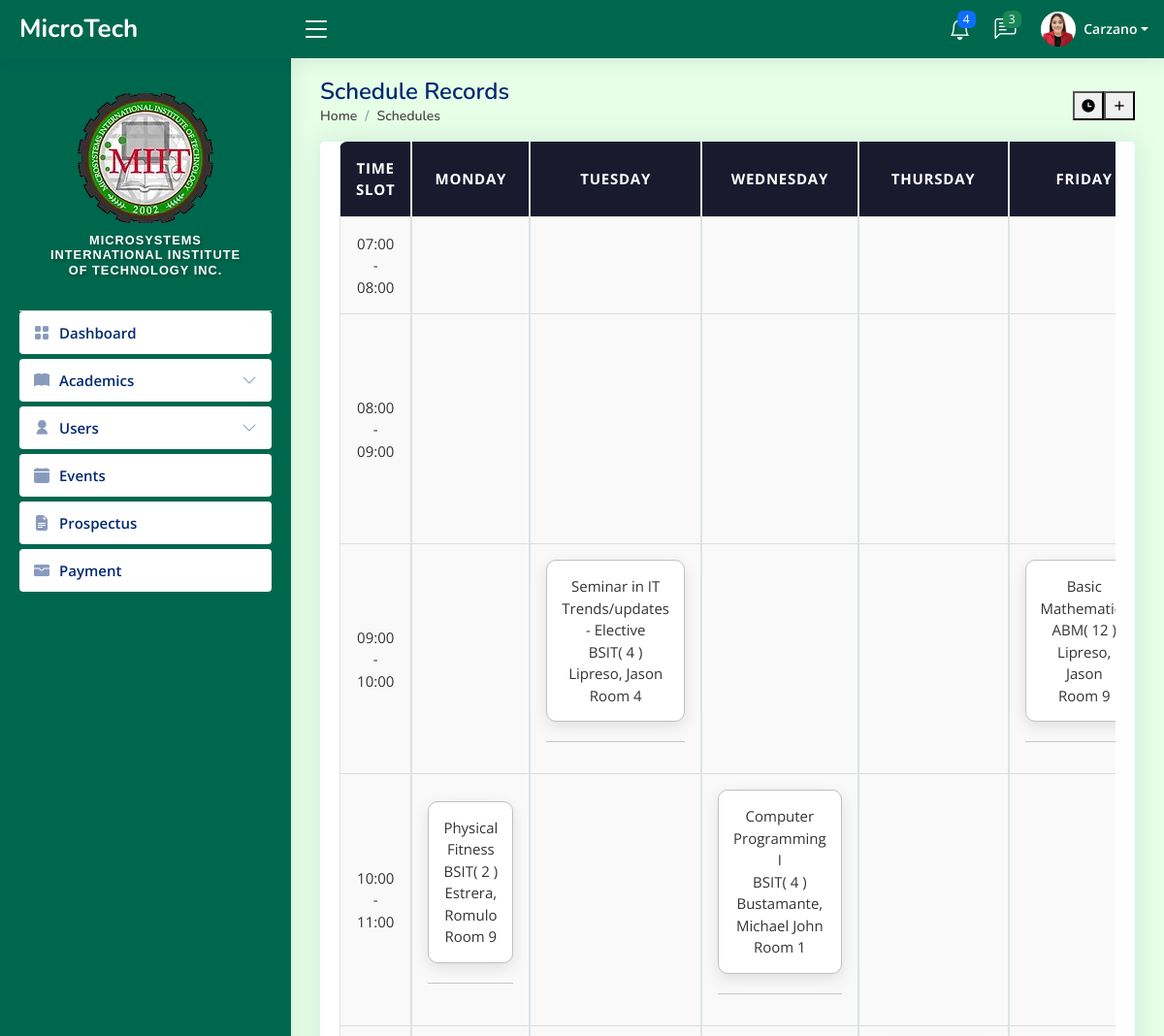
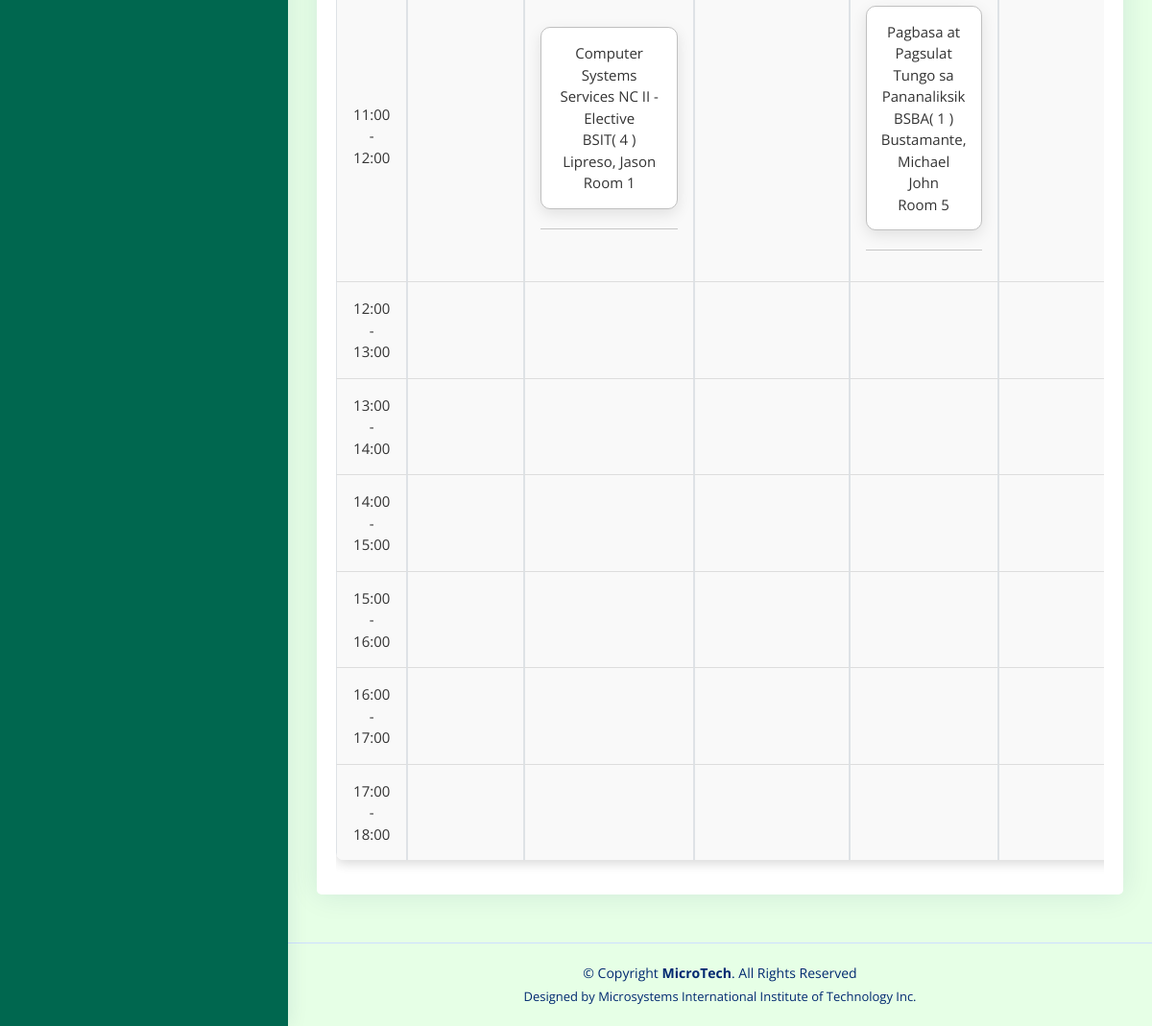
Screenshot of /admin/set-schedule.php (signed in) with the database file from the repository (2 pictures, top to bottom).
### tables this page shows
CREATE TABLE `tbl_users` (
  `user_id` int(11) NOT NULL,
  `user_fname` varchar(50) NOT NULL,
  `user_lname` varchar(50) NOT NULL,
  `user_email` varchar(80) NOT NULL,
  `user_name` varchar(50) NOT NULL,
  `user_pass` varchar(100) NOT NULL,
  `user_role` varchar(20) NOT NULL,
  `user_image` varchar(100) NOT NULL,
  `date_of_birth` date DEFAULT NULL,
  `gender` enum('Male','Female') DEFAULT NULL,
  `hire_date` date DEFAULT NULL,
  `department` varchar(100) DEFAULT NULL,
  `phone_number` varchar(15) DEFAULT NULL,
  `address` varchar(100) DEFAULT NULL,
  `created_at` timestamp NOT NULL DEFAULT current_timestamp()
);

CREATE TABLE `tbl_schedule` (
  `schedule_id` int(11) NOT NULL,
  `instructor_id` int(20) NOT NULL,
  `course_id` int(11) NOT NULL,
  `subject_id` int(11) NOT NULL,
  `room_id` int(11) NOT NULL,
  `time_id` int(11) NOT NULL,
  `day_id` int(11) NOT NULL
);

CREATE TABLE `tbl_subjects` (
  `id` int(11) NOT NULL,
  `year` int(11) NOT NULL,
  `semester` int(11) NOT NULL,
  `code` varchar(50) NOT NULL,
  `description` varchar(50) NOT NULL,
  `lec` int(11) NOT NULL,
  `lab` int(11) NOT NULL,
  `unit` int(11) NOT NULL,
  `pre_req` varchar(50) NOT NULL,
  `total` int(11) NOT NULL,
  `course` varchar(50) NOT NULL
);

CREATE TABLE `tbl_course` (
  `course_id` int(11) NOT NULL,
  `course_description` varchar(100) DEFAULT NULL,
  `course_year` tinyint(1) UNSIGNED DEFAULT NULL
);

CREATE TABLE `tbl_rooms` (
  `room_id` int(11) NOT NULL,
  `room_name` varchar(50) DEFAULT NULL
);

### PHP/set-schedule-con.php (called while the page is built, shortened)
<?php include_once 'includes/connection.php';
$connClass = new Connection();
$conn = $connClass->open();
function fetchSchedules($conn)
{
    $query = "SELECT ts.*, u.user_fname, u.user_lname, c.course_description, s.description AS subject_description, r.room_name, d.day_name, t.start_time, c.course_year
              FROM tbl_schedule ts
              JOIN tbl_users u ON ts.instructor_id = u.user_id
              JOIN tbl_course c ON ts.course_id = c.course_id
              JOIN tbl_subjects s ON ts.subject_id = s.id
              JOIN tbl_rooms r ON ts.room_id = r.room_id
              JOIN tbl_days d ON ts.day_id = d.day_id
              JOIN tbl_sched_time t ON ts.time_id = t.time_id";
    $stmt = $conn->prepare($query);
    $stmt->execute();
    return $stmt->fetchAll(PDO::FETCH_ASSOC);
}
$schedules = fetchSchedules($conn);
$daysOfWeek = ['Monday', 'Tuesday', 'Wednesday', 'Thursday', 'Friday', 'Saturday'];
?>

### templates/header.php (shortened to what this page needs)
<!DOCTYPE html>
<html lang="en">
<head>
  <link href="../../assets/vendor/bootstrap/css/bootstrap.min.css" rel="stylesheet">
  <link href="../../assets/vendor/bootstrap-icons/bootstrap-icons.css" rel="stylesheet">
  <link href="../../assets/vendor/boxicons/css/boxicons.min.css" rel="stylesheet">
  <link href="../../assets/vendor/quill/quill.snow.css" rel="stylesheet">
  <link href="../../assets/vendor/quill/quill.bubble.css" rel="stylesheet">
  <link href="../../assets/vendor/remixicon/remixicon.css" rel="stylesheet">
  <link href="../../assets/vendor/simple-datatables/style.css" rel="stylesheet">
  <link href="../../assets/css/style.css" rel="stylesheet">
</head>
<?php
$database = new Connection();
$conn = $database->open();
$userid = $_SESSION["login"];
$statements = $conn->prepare("SELECT user_fname, user_lname, user_image, user_role FROM tbl_users WHERE user_id = ?");
$statements->execute([$userid]);
$user = $statements->fetch(PDO::FETCH_ASSOC);
if ($user) {
    $lname = $user['user_lname'];
    $image = $user['user_image'];
} else {
    $fname = '';
    $lname = '';
    $role = '';
    $image = 'default.png';
    echo "User not found!";
}
?>
<body style="background-color:#e6ffe6;">
  <header id="header" class="header fixed-top d-flex align-items-center" style="background-color: #00674f;">
    <div class="d-flex align-items-center justify-content-between">
      <a href="../admin/index.php" class="logo d-flex align-items-center">
        <span class="d-none d-lg-block text-white">MicroTech</span>
      </a>
      <i class="bi bi-list toggle-sidebar-btn text-white"></i>
    </div>
    <nav class="header-nav ms-auto">
      <ul class="d-flex align-items-center">
        <li class="nav-item dropdown">
          <a class="nav-link nav-icon" href="#" data-bs-toggle="dropdown">
            <i class="bi bi-bell text-white"></i>
            <span class="badge bg-primary badge-number">4</span>
          </a>
        </li>
        <li class="nav-item dropdown">
          <a class="nav-link nav-icon" href="#" data-bs-toggle="dropdown">
            <i class="bi bi-chat-left-text text-white"></i>
            <span class="badge bg-success badge-number">3</span>
          </a>
        </li>
        <li class="nav-item dropdown pe-3">
          <a class="nav-link nav-profile d-flex align-items-center pe-0 " href="#" data-bs-toggle="dropdown">
           <img src="upload-files/<?php echo htmlspecialchars($image); ?>" id="currentPhoto" onerror="this.src='images/default.png'" alt="Profile Image" class="rounded-circle">
            <span class="d-none d-md-block dropdown-toggle ps-2 text-white"><?php echo htmlspecialchars($lname)?></span>
          </a>
        </li>
      </ul>
    </nav>
  </header>
  <aside id="sidebar" class="sidebar" style="background-color: #00674f;">
    <ul class="sidebar-nav" id="sidebar-nav">
    <div class="profile-section">
      <div>
        <img src="../admin/images/miit-logo.png" id="currentPhoto" onerror="this.src='images/default.png'" alt="Profile Image" class="rotate-flip">
      </div>
      <div class="logo-text" style="padding: 10px; text-align: center;">
        <h6>Microsystems International Institute of Technology Inc.</h6>
      </div>
    </div>
      <li class="nav-item">
        <a class="nav-link collapsed" href="../admin/index.php">
          <i class="bi bi-grid-fill"></i>
          <span>Dashboard</span>
        </a>
      </li>
      <li class="nav-item">
          <a class="nav-link collapsed" data-bs-target="#tables-nav" data-bs-toggle="collapse" href="#">
            <i class="bi bi-book-fill"></i><span>Academics</span><i class="bi bi-chevron-down ms-auto"></i>
          </a>
      </li>
      <li class="nav-item">
        <a class="nav-link collapsed" data-bs-target="#user-nav" data-bs-toggle="collapse" href="#">
          <i class="ri-user-fill"></i><span>Users</span><i class="bi bi-chevron-down ms-auto"></i>
        </a>
      </li>
      <li class="nav-item">
        <a class="nav-link collapsed" href="../admin/event.php">
          <i class="bi bi-calendar-fill"></i>
          <span>Events</span>
        </a>
      </li>
      <li class="nav-item">
        <a class="nav-link collapsed" href="../admin/subject.php">
          <i class="bi bi-file-earmark-text-fill"></i>
          <span>Prospectus</span>
        </a>
      </li>
      <li class="nav-item">
        <a class="nav-link collapsed" href="../admin/payment.php">
          <i class="bi bi-wallet-fill"></i>
          <span>Payment</span>
        </a>
      </li>
      <br>
    </ul>
  </aside>

### admin/set-schedule.php (shortened to what this page needs)
<?php include_once "../templates/header.php"; ?>
<?php include_once '../PHP/set-schedule-con.php' ?>
<main id="main" class="main" >
    <div class="pagetitle">
        <h1>Schedule Records</h1>
        <button type="button" class="ri-add-line tablebutton" data-bs-toggle="modal" data-bs-target="#scheduleModal">
        </button>
        <button type="button" class="ri-time-fill tablebutton" onclick="window.location.href='../admin/set-slots.php';">
        </button>
        <nav>
            <ol class="breadcrumb">
                <li class="breadcrumb-item"><a href="index.php">Home</a></li>
                <li class="breadcrumb-item active">Schedules</li>
            </ol>
        </nav>
    </div>
    <section class="section dashboard">
        <div class="row">
            <div class="col-12">
                <div class="card">
                    <div class="card-body">
                        <div class="table-responsive">
                            <table class="table table-bordered formal-schedule">
                                <thead>
                                    <tr>
                                        <th scope="col">Time Slot</th>
                                        <?php foreach ($daysOfWeek as $day): ?>
                                            <th scope="col"><?php echo htmlspecialchars($day); ?></th>
                                        <?php endforeach; ?>
                                    </tr>
                                </thead>
                                <tbody>
                                    <?php
                                    $startTime = strtotime('07:00');
                                    $endTime = strtotime('17:00');
                                    $timeInterval = 60 * 60;
                                    while ($startTime <= $endTime):
                                        $currentSlot = date('H:i', $startTime);
                                        $nextSlot = date('H:i', $startTime + $timeInterval);
                                    ?>
                                        <tr>
                                            <td><?php echo $currentSlot . ' - ' . $nextSlot; ?></td>
                                            <?php foreach ($daysOfWeek as $day): ?>
                                                <td class="schedule-cell">
                                                    <?php
                                                    if (!empty($schedules) && is_array($schedules)) {
                                                        foreach ($schedules as $schedule) {
                                                            if (
                                                                $schedule['day_name'] === $day &&
                                                                $schedule['start_time'] >= $currentSlot &&
                                                                $schedule['start_time'] < $nextSlot
                                                            ) {
                                                    ?>
                                                                <div class="schedule-container">
                                                                    <?php
                                                                    echo htmlspecialchars($schedule['subject_description']) . "<br>" .
                                                                        htmlspecialchars($schedule['course_description'])  .  "( " . htmlspecialchars($schedule['course_year']) . " )" . "<br>" .
                                                                        htmlspecialchars($schedule['user_lname']) . ", " .
                                                                        htmlspecialchars($schedule['user_fname']) . "<br>" .
                                                                        htmlspecialchars($schedule['room_name']);
                                                                    ?>
                                                                </div>
                                                                <hr>
                                                    <?php
                                                            }
                                                        }
                                                    } else {
                                                        echo "No schedule data available.";
                                                    }
                                                    ?>
                                                </td>
                                            <?php endforeach; ?>
                                        </tr>
                                    <?php
                                        $startTime += $timeInterval;
                                    endwhile;
                                    ?>
                                </tbody>
                            </table>
                        </div>
                    </div>
                </div>
            </div>
        </div>
    </section>
</main>
<?php include_once "../templates/footer.php"; ?>

### assets/css/style.css (style rules this page uses)
:root { scroll-behavior: smooth; }
body { font-family: 'Open Sans', sans-serif; background: #f6f9ff; color: #444444; }
a { color: #4154f1; text-decoration: none; }
h1, h2, h3, h4, h5, h6 { font-family: 'Nunito', sans-serif; }
#main { margin-top: 60px; padding: 20px 30px; transition: all 0.3s; }
.pagetitle { margin-bottom: 10px; }
.pagetitle h1 { font-size: 24px; margin-bottom: 0; font-weight: 600; color: #012970; }
.card { margin-bottom: 30px; border: none; border-radius: 5px; box-shadow: 0px 0 30px rgba(1, 41, 112, 0.1); }
.card-body { padding: 0 20px 20px 20px; }
.breadcrumb { font-size: 14px; font-family: 'Nunito', sans-serif; color: #899bbd; font-weight: 600; }
.breadcrumb a { color: #899bbd; transition: 0.3s; }
.breadcrumb .breadcrumb-item::before { color: #899bbd; }
.breadcrumb .active { color: #51678f; font-weight: 600; }
.logo { line-height: 1; }
@media (min-width: 1200px) { .logo { width: 280px; } }
.logo span { font-size: 26px; font-weight: 700; color: #012970; font-family: 'Nunito', sans-serif; }
.header { transition: all 0.5s; z-index: 997; height: 60px; box-shadow: 0px 2px 20px rgba(1, 41, 112, 0.1); background-color: #fff; padding-left: 20px; }
.header .toggle-sidebar-btn { font-size: 32px; padding-left: 10px; cursor: pointer; color: #012970; }
.header-nav ul { list-style: none; }
.header-nav > ul { margin: 0; padding: 0; }
.header-nav .nav-icon { font-size: 22px; color: #012970; margin-right: 25px; position: relative; }
.header-nav .nav-profile { color: #012970; }
.header-nav .nav-profile img { max-height: 36px; }
.header-nav .nav-profile span { font-size: 14px; font-weight: 600; }
.header-nav .badge-number { position: absolute; inset: -2px -5px auto auto; font-weight: normal; font-size: 12px; padding: 3px 6px; }
.sidebar { position: fixed; top: 60px; left: 0; bottom: 0; width: 300px; z-index: 996; transition: all 0.3s; padding: 20px; overflow-y: auto; scrollbar-width: thin; scrollbar-color: #aab7cf transparent; box-shadow: 0px 0px 20px rgba(1, 41, 112, 0.1); background-color: #fff; }
@media (min-width: 1200px) { #main, #footer { margin-left: 300px; } }
.sidebar-nav { padding: 0; margin: 0; list-style: none; }
.sidebar-nav li { padding: 0; margin: 0; list-style: none; }
.sidebar-nav .nav-item { margin-bottom: 5px; }
.sidebar-nav .nav-link { display: flex; align-items: center; font-size: 15px; font-weight: 600; color: #4154f1; transition: 0.3; background: #f6f9ff; padding: 10px 15px; border-radius: 4px; }
.sidebar-nav .nav-link i { font-size: 16px; margin-right: 10px; color: #4154f1; }
.sidebar-nav .nav-link.collapsed { color: #012970; background: #fff; }
.sidebar-nav .nav-link.collapsed i { color: #899bbd; }
.sidebar-nav .nav-link .bi-chevron-down { margin-right: 0; transition: transform 0.2s ease-in-out; }
.tablebutton { float: right !important; margin: -15px 0 0 0 !important; }

### templates/header.php (style rules this page uses)
.logo-text h6 { font-family: 'Arial', sans-serif; font-size: 0.8rem; font-weight: 600; letter-spacing: 1px; color: #ffffff; text-transform: uppercase; text-shadow: 2px 2px 4px rgba(0, 0, 0, 0.3); }
html { scroll-behavior: smooth; }
.sidebar .nav-link { transition: background-color 0.3s ease, color 0.3s ease; }
.profile-section { display: flex; flex-direction: column; align-items: center; padding: 1rem; border-bottom: 1px solid #ddd; }

### PHP/set-schedule-con.php (style rules this page uses)
.schedule-container { position: relative; padding: 15px; margin-bottom: 20px; border: 1px solid #c0c0c0; border-radius: 10px; background-color: #ffffff; box-shadow: 0 5px 15px rgba(0, 0, 0, 0.1); }
.formal-schedule { background-color: #ffffff; border-collapse: separate; border-spacing: 0; width: 100%; box-shadow: 0 4px 12px rgba(0, 0, 0, 0.15); border-radius: 8px; overflow: hidden; }
.formal-schedule th { background-color: #1a1a2e; color: #ffffff; font-weight: 700; font-size: 16px; padding: 16px; text-align: center; text-transform: uppercase; letter-spacing: 0.05em; }
.formal-schedule td { border-top: 1px solid #dddddd; font-size: 14px; color: #333333; padding: 14px; text-align: center; background-color: #f9f9f9; }
.formal-schedule tr:nth-child(even) { background-color: #f3f3f3; }
.table th, .table td { padding: 16px; vertical-align: middle; font-size: 15px; }
a { text-decoration: none !important; color: inherit; }
.breadcrumb-item a, .breadcrumb-item.active, .navbar-brand { text-decoration: none !important; color: #4a4a4a; font-weight: 600; }

### rows the page displays
tbl_users: user_image (picture), user_lname "Carzano"
tbl_schedule: subject.description "Seminar in IT Trends/updates - Elective", course.course_description "BSIT", course.course_year "4", instructor.user_lname "Lipreso", instructor.user_fname "Jason", room.room_name "Room 4"
tbl_schedule: subject.description "Basic…", course.course_description "ABM", course.course_year "12", instructor.user_lname "Lipreso", instructor.user_fname "Jason", room.room_name "Room 9"
tbl_schedule: subject.description "Physical Fitness", course.course_description "BSIT", course.course_year "2", instructor.user_lname "Estrera", instructor.user_fname "Romulo", room.room_name "Room 9"
tbl_schedule: subject.description "Computer Programming I", course.course_description "BSIT", course.course_year "4", instructor.user_lname "Bustamante", instructor.user_fname "Michael John", room.room_name "Room 1"
tbl_schedule: subject.description "Computer Systems Services NC II - Elective", course.course_description "BSIT", course.course_year "4", instructor.user_lname "Lipreso", instructor.user_fname "Jason", room.room_name "Room 1"
tbl_schedule: subject.description "Pagbasa at Pagsulat Tungo sa Pananaliksik", course.course_description "BSBA", course.course_year "1", instructor.user_lname "Bustamante", instructor.user_fname "Michael John", room.room_name "Room 5"

### other values shown
$day "MONDAY"
$day "TUESDAY"
$day "WEDNESDAY"
$day "THURSDAY"
$day "FRIDAY"
